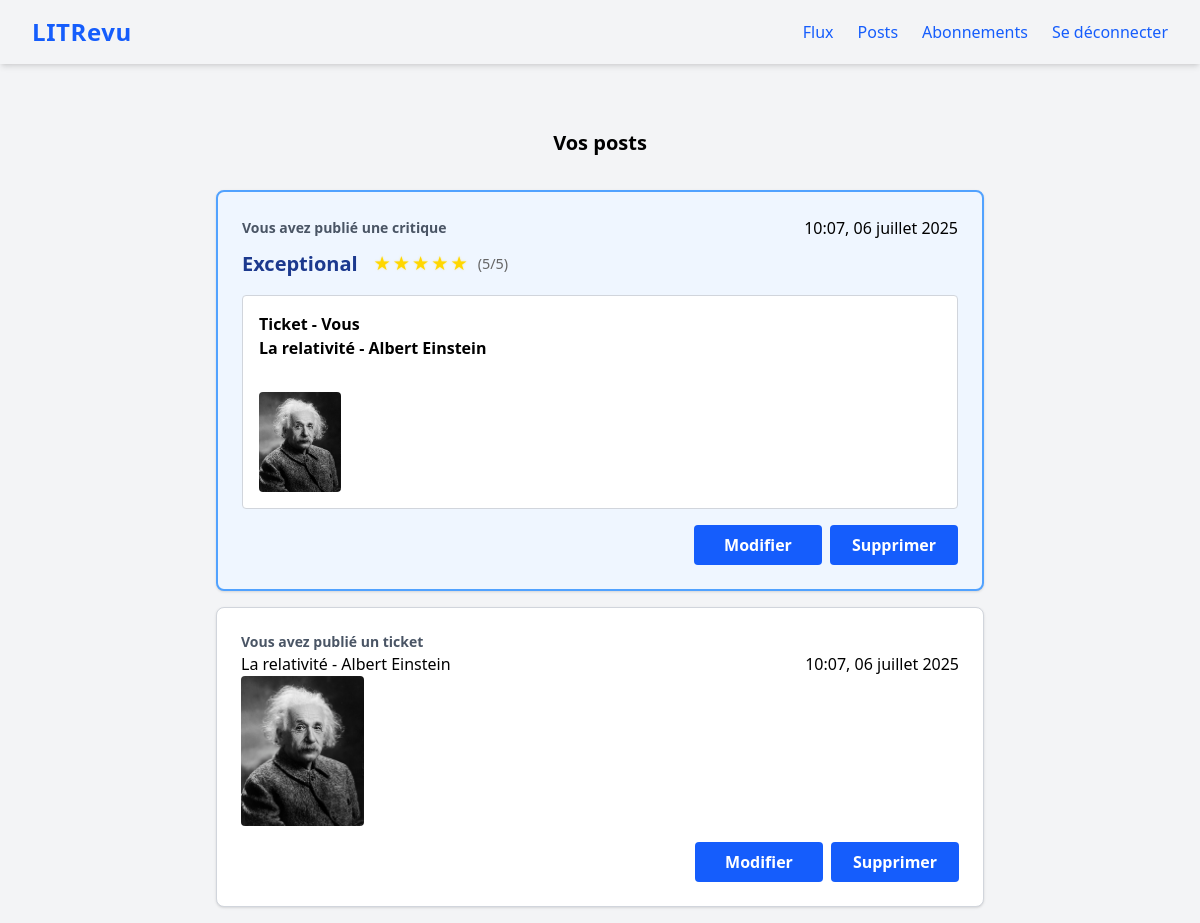
Page /posts/ (signed in) on the earlier database version.
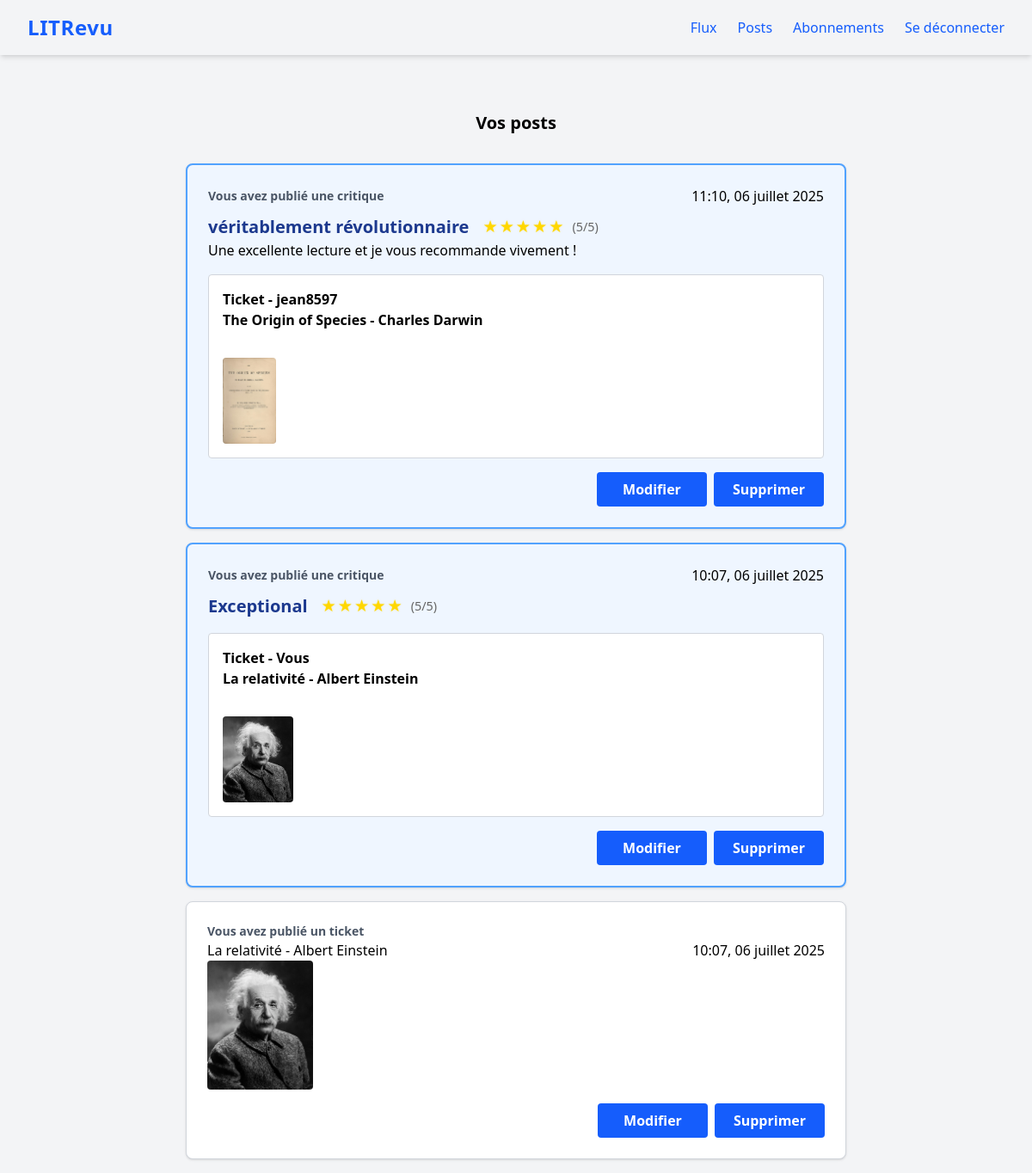
Same page on the later database version.
### review/models.py (models this page shows, shortened)
class Review(models.Model):
    ticket = models.ForeignKey(
        to=Ticket,
        related_name="reviews",
        on_delete=models.CASCADE
    )
    rating = models.IntegerField(
        validators=[MinValueValidator(0), MaxValueValidator(5)])
    headline = models.CharField(max_length=128)
    body = models.CharField(max_length=8192, blank=True)
    user = models.ForeignKey(
        to=settings.AUTH_USER_MODEL, on_delete=models.CASCADE)
    created = models.DateTimeField(auto_now_add=True)

class Ticket(models.Model):
    title = models.CharField(max_length=128)
    description = models.CharField(max_length=2048, blank=True)
    user = models.ForeignKey(
        to=settings.AUTH_USER_MODEL, on_delete=models.CASCADE)
    image = models.ImageField(blank=True, null=True)
    created = models.DateTimeField(default=timezone.now)

### authentication/models.py (models this page shows)
class User(AbstractUser):
    follows = models.ManyToManyField(
        'self',
        symmetrical=False,
        verbose_name='suit'
    )

### review/views.py (the view)
# urls.py: path('posts/', review.views.posts, name='posts'),
@login_required
def posts(request):
    tickets = models.Ticket.objects.filter(user=request.user).annotate(
        post_type=Value('ticket', output_field=CharField())
    )
    reviews = models.Review.objects.filter(user=request.user).annotate(
        post_type=Value('review', output_field=CharField())
    )
    posts = sorted(
        list(tickets) + list(reviews),
        key=lambda obj: getattr(obj, 'created', None),
        reverse=True
    )
    return render(request, 'review/posts.html', context={'posts': posts}, )

### review/templatetags/review_extras.py (called while the page is built)
@register.inclusion_tag('review/_stars.html')
def display_stars(rating):
    return {'rating': rating}

### review/templates/review/posts.html (shortened to what this page needs)
{% extends 'base.html' %}
{% load review_extras %}
{% load static %}
{% block content %}
    <div class="grid-container">
        <h3 class="text-center my-8">Vos posts</h3>
        {% for post in posts %}
            {% if post.post_type == 'review' %}
                <div class="border-2 border-blue-400 bg-blue-50 rounded-lg shadow p-6 mb-4">
                    <div class="flex justify-between items-center">
                        {% if post.user == user %}
                            <p class="text-sm text-gray-600 font-semibold">Vous avez publié une critique</p>
                        {% else %}
                            <p class="text-sm text-gray-600 font-semibold">{{ post.user }} a publié une critique</p>
                        {% endif %}
                        <p class="text-right mb-0">{{ post.created|date:"H:i, d F Y" }}</p>
                    </div>
                    <div class="flex items-baseline mt-2 gap-4">
                        <h3 class="font-bold text-lg text-blue-900">{{ post.headline }}</h3>
                        <div class="rating-display">
                            {% display_stars post.rating %}
                        </div>
                    </div>
                    <p class="mb-2">{{ post.body }}</p>
                    <div class="border border-gray-300 bg-white rounded p-4 my-4">
                        <span class="font-semibold">Ticket - {% if post.ticket.user == user %}Vous{% else %}{{ post.ticket.user }}{% endif %}</span><br>
                        <span class="font-bold">{{ post.ticket.title }}</span><br>
                        {% if post.ticket.image %}<br>
                            <img src="{{ post.ticket.image.url }}" alt="Image du ticket {{ post.ticket.title }}" class="max-w-[100px] max-h-[100px] rounded mt-2">
                        {% endif %}
                    </div>
                    <div class="button-container-right">
                        <a href="{% url 'edit-review' post.id %}"><button type="button" class="bg-blue-600 text-white px-4 py-2 rounded hover:bg-blue-700 font-semibold transition w-32">Modifier</button></a>
                        <a href="{% url 'delete-review' post.id %}"><button type="button" class="bg-blue-600 text-white px-4 py-2 rounded hover:bg-blue-700 font-semibold transition w-32">Supprimer</button></a>
                    </div>
                </div>
            {% elif post.post_type == 'ticket' %}
                <div class="bg-white rounded-lg shadow p-6 mb-4 border border-gray-300">
                    {% if post.user == user %}
                        <p class="text-sm text-gray-600 font-semibold">Vous avez publié un ticket</p>
                    {% else %}
                        <p class="text-sm text-gray-600 font-semibold">{{ post.user }} a publié un ticket</p>
                    {% endif %}
                    {% include "review/_ticket.html" %}
                    <div class="button-container-right">
                        <a href="{% url 'edit-ticket' post.id %}"><button type="button" class="bg-blue-600 text-white px-4 py-2 rounded hover:bg-blue-700 font-semibold transition w-32">Modifier</button></a>
                        <a href="{% url 'delete-ticket' post.id %}"><button type="button" class="bg-blue-600 text-white px-4 py-2 rounded hover:bg-blue-700 font-semibold transition w-32">Supprimer</button></a>
                    </div>
                </div>
            {% endif %}
        {% endfor %}
    </div>
{% endblock content %}

### templates/base.html (shortened to what this page needs)
{% load static tailwind_tags %}
<html lang="fr-FR" class="h-full bg-gray-100">
    <head>
        {% tailwind_css %}
        <link rel="stylesheet" href="{% static 'review/css/styles.css' %}">
    </head>
    <body class="min-h-screen flex flex-col">
        <nav class="w-full bg-violet-300 text-blue-600 shadow-md py-4 px-8 flex items-center justify-between">
            <div class="flex items-center gap-4">
                <h1 class="text-2xl font-bold text-blue-600 tracking-wide">LITRevu</h1>
            </div>
            {% if user.is_authenticated %}
            <div class="flex items-center gap-6">
                <h2><a href="{% url 'flux' %}" class="hover:text-pink-400 transition">Flux</a></h2>
                <h2><a href="{% url 'posts' %}" class="hover:text-pink-400 transition">Posts</a></h2>
                <h2><a href="{% url 'follow-users' %}" class="hover:text-pink-400 transition">Abonnements</a></h2>
                <h2><form action="{% url 'logout' %}" method="post" class="inline">
                    <button type="submit" class="bg-transparent text-blue-600 hover:text-pink-400 transition">Se déconnecter</button>
                </form></h2>
            </div>
            {% endif %}
        </nav>
        <main class="flex-1 w-full max-w-3xl mx-auto mt-8">
            {% block content %}{% endblock content %}
        </main>
    </body>
</html>

### review/templates/review/_stars.html
<div class="rating-display">
    {% for i in "12345" %}
        {% if forloop.counter <= rating %}
            <span class="star filled">★</span>
        {% else %}
            <span class="star empty">☆</span>
        {% endif %}
    {% endfor %}
    <span class="rating-text">({{ rating }}/5)</span>
</div>

### review/templates/review/_ticket.html (shortened to what this page needs)
<div class="ticket">
    <div class="flex justify-between items-center">
        <h4 class="mb-0">{{ post.title }}</h4>
        <p class="text-right mb-0">{{ post.created|date:"H:i, d F Y" }}</p>
    </div>
    {% if post.image %}
        <img src="{{ post.image.url }}" alt="Image du ticket {{ post.title }}" class="max-w-[150px] max-h-[150px] rounded mb-2" />
    {% endif %}
</div>

### review/static/review/css/styles.css (style rules this page uses)
.rating-display { display: inline-flex; align-items: center; gap: 2px; }
h3 { font-size: 1.25rem !important; font-weight: 700 !important; }
.button-container-right { display: flex !important; justify-content: flex-end !important; gap: 0.5rem !important; margin-top: 1rem !important; width: 100% !important; }
.button-container-right a { text-decoration: none !important; }
.star { font-size: 1.2em; cursor: default; transition: color 0.2s ease; }
.star.filled, .star.star-filled { color: #ffd700; text-shadow: 0 0 2px rgba(255, 215, 0, 0.5); }
.rating-text { margin-left: 8px; font-size: 0.9em; color: #666; }

Differences in the rows shown:
added Review: shows "Vous avez publié une critique", created "11:10, 06 juillet 2025", headline "véritablement révolutionnaire", rating "5", body "Une excellente lecture et je vous recommande vivement !", ticket.user "jean8597", ticket "The Origin of Species - Charles Darwin", ticket.image (picture)
